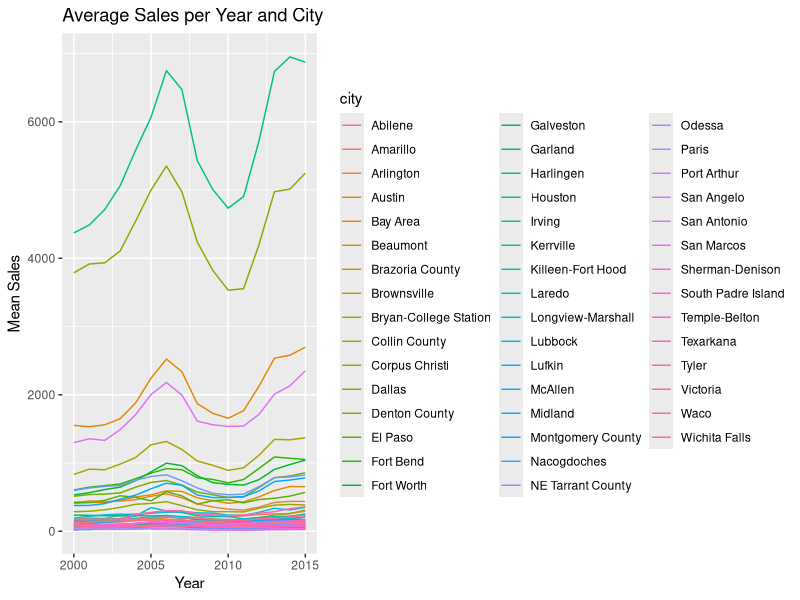

This chart was generated by the following R code:
## ---- chunk 1
knitr::opts_chunk$set(echo = T, warning = F, message = F)
## ---- chunk 2
library(tidyr)
library(dplyr)
library(ggplot2)
## ---- chunk 3
data("txhousing")
txhousing %>% 
  head
## ---- chunk 4
txhousing_filt <- txhousing %>%
  filter(is.na(x = txhousing['sales']))
txhousing_filt
txhousing_filt <- txhousing %>%
  group_by(city) %>%
  summarise(mean = mean(sales, na.rm = T))
txhousing_filt
## ---- chunk 5
tx_city_year <- txhousing %>%
  group_by(city, year) %>%
  summarise(mean_sales = mean(sales, na.rm = TRUE))
tx_city_year  
## ---- chunk 6
ggplot(tx_city_year, aes(x = year, y = mean_sales, col = city)) + 
   geom_line() + 
  labs(x = "Year", y = "Mean Sales", title = "Average Sales per Year and City")
